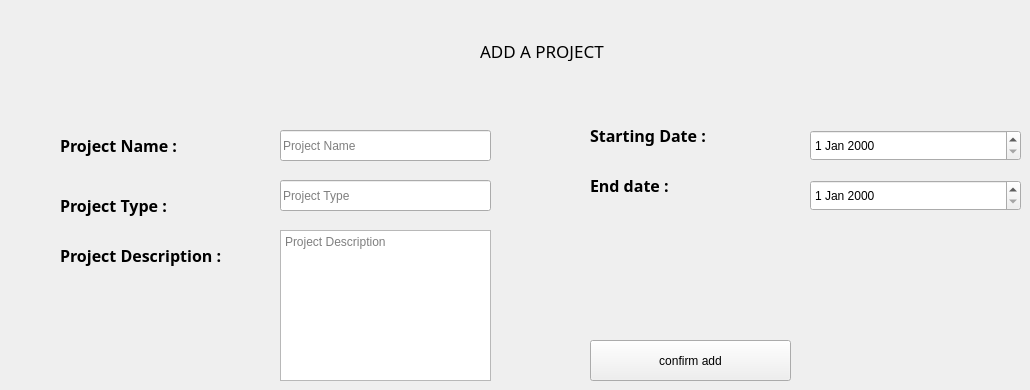
                 <widget class="QWidget" name="addProjectPage_6">
                  <widget class="QLineEdit" name="projectNameInput_11">
                   <property name="geometry">
                    <rect>
                     <x>280</x>
                     <y>130</y>
                     <width>211</width>
                     <height>31</height>
                    </rect>
                   </property>
                   <property name="styleSheet">
                    <string notr="true"/>
                   </property>
                   <property name="placeholderText">
                    <string>Project Name</string>
                   </property>
                  </widget>
                  <widget class="QTextEdit" name="ProjectDescInput_11">
                   <property name="geometry">
                    <rect>
                     <x>280</x>
                     <y>230</y>
                     <width>211</width>
                     <height>151</height>
                    </rect>
                   </property>
                   <property name="styleSheet">
                    <string notr="true"/>
                   </property>
                   <property name="placeholderText">
                    <string>Project Description</string>
                   </property>
                  </widget>
                  <widget class="QDateEdit" name="dateDebutInput_11">
                   <property name="geometry">
                    <rect>
                     <x>810</x>
                     <y>130</y>
                     <width>211</width>
                     <height>31</height>
                    </rect>
                   </property>
                   <property name="styleSheet">
                    <string notr="true"/>
                   </property>
                   <property name="readOnly">
                    <bool>false</bool>
                   </property>
                  </widget>
                  <widget class="QDateEdit" name="dateFinInput_11">
                   <property name="geometry">
                    <rect>
                     <x>810</x>
                     <y>180</y>
                     <width>211</width>
                     <height>31</height>
                    </rect>
                   </property>
                   <property name="styleSheet">
                    <string notr="true"/>
                   </property>
                  </widget>
                  <widget class="QLabel" name="label_71">
                   <property name="geometry">
                    <rect>
                     <x>60</x>
                     <y>120</y>
                     <width>161</width>
                     <height>51</height>
                    </rect>
                   </property>
                   <property name="font">
                    <font>
                     <family>Nirmala UI Semilight</family>
                     <pointsize>12</pointsize>
                     <weight>75</weight>
                     <bold>true</bold>
                    </font>
                   </property>
                   <property name="styleSheet">
                    <string notr="true"/>
                   </property>
                   <property name="text">
                    <string>Project Name : </string>
                   </property>
                  </widget>
                  <widget class="QLineEdit" name="projectTypeInput_11">
                   <property name="geometry">
                    <rect>
                     <x>280</x>
                     <y>180</y>
                     <width>211</width>
                     <height>31</height>
                    </rect>
                   </property>
                   <property name="styleSheet">
                    <string notr="true"/>
                   </property>
                   <property name="placeholderText">
                    <string>Project Type</string>
                   </property>
                  </widget>
                  <widget class="QLabel" name="label_73">
                   <property name="geometry">
                    <rect>
                     <x>60</x>
                     <y>230</y>
                     <width>201</width>
                     <height>51</height>
                    </rect>
                   </property>
                   <property name="font">
                    <font>
                     <family>Nirmala UI Semilight</family>
                     <pointsize>12</pointsize>
                     <weight>75</weight>
                     <bold>true</bold>
                    </font>
                   </property>
                   <property name="styleSheet">
                    <string notr="true"/>
                   </property>
                   <property name="text">
                    <string>Project Description : </string>
                   </property>
                  </widget>
                  <widget class="QLabel" name="label_74">
                   <property name="geometry">
                    <rect>
                     <x>590</x>
                     <y>110</y>
                     <width>201</width>
                     <height>51</height>
                    </rect>
                   </property>
                   <property name="font">
                    <font>
                     <family>Nirmala UI Semilight</family>
                     <pointsize>12</pointsize>
                     <weight>75</weight>
                     <bold>true</bold>
                    </font>
                   </property>
                   <property name="styleSheet">
                    <string notr="true"/>
                   </property>
                   <property name="text">
                    <string>Starting Date : </string>
                   </property>
                  </widget>
                  <widget class="QLabel" name="label_75">
                   <property name="geometry">
                    <rect>
                     <x>590</x>
                     <y>160</y>
                     <width>201</width>
                     <height>51</height>
                    </rect>
                   </property>
                   <property name="font">
                    <font>
                     <family>Nirmala UI Semilight</family>
                     <pointsize>12</pointsize>
                     <weight>75</weight>
                     <bold>true</bold>
                    </font>
                   </property>
                   <property name="styleSheet">
                    <string notr="true"/>
                   </property>
                   <property name="text">
                    <string>End date : </string>
                   </property>
                  </widget>
                  <widget class="QLabel" name="label_76">
                   <property name="geometry">
                    <rect>
                     <x>60</x>
                     <y>180</y>
                     <width>201</width>
                     <height>51</height>
                    </rect>
                   </property>
                   <property name="font">
                    <font>
                     <family>Nirmala UI Semilight</family>
                     <pointsize>12</pointsize>
                     <weight>75</weight>
                     <bold>true</bold>
                    </font>
                   </property>
                   <property name="styleSheet">
                    <string notr="true"/>
                   </property>
                   <property name="text">
                    <string>Project Type :</string>
                   </property>
                  </widget>
                  <widget class="QLabel" name="projet_title_11">
                   <property name="geometry">
                    <rect>
                     <x>480</x>
                     <y>40</y>
                     <width>181</width>
                     <height>21</height>
                    </rect>
                   </property>
                   <property name="font">
                    <font>
                     <family>Nirmala UI Semilight</family>
                     <pointsize>13</pointsize>
                     <weight>50</weight>
                     <bold>false</bold>
                    </font>
                   </property>
                   <property name="text">
                    <string>ADD A PROJECT</string>
                   </property>
                  </widget>
                  <widget class="QLabel" name="projet_list_icon_7">
                   <property name="geometry">
                    <rect>
                     <x>660</x>
                     <y>20</y>
                     <width>50</width>
                     <height>50</height>
                    </rect>
                   </property>
                   <property name="font">
                    <font>
                     <pointsize>6</pointsize>
                     <weight>75</weight>
                     <bold>true</bold>
                    </font>
                   </property>
                   <property name="text">
                    <string/>
                   </property>
                   <property name="pixmap">
                    <pixmap resource="resource.qrc">:/icon/icon/edit_1443396.png</pixmap>
                   </property>
                   <property name="scaledContents">
                    <bool>true</bool>
                   </property>
                  </widget>
                  <widget class="QPushButton" name="AddButton_11">
                   <property name="geometry">
                    <rect>
                     <x>590</x>
                     <y>340</y>
                     <width>201</width>
                     <height>41</height>
                    </rect>
                   </property>
                   <property name="text">
                    <string>confirm add</string>
                   </property>
                   <property name="checkable">
                    <bool>true</bool>
                   </property>
                  </widget>
                  <widget class="QLabel" name="projet_confirm_icon_6">
                   <property name="geometry">
                    <rect>
                     <x>760</x>
                     <y>310</y>
                     <width>50</width>
                     <height>50</height>
                    </rect>
                   </property>
                   <property name="text">
                    <string/>
                   </property>
                   <property name="pixmap">
                    <pixmap resource="resource.qrc">:/icon/icon/check-mark_1207330.png</pixmap>
                   </property>
                   <property name="scaledContents">
                    <bool>true</bool>
                   </property>
                  </widget>
                 </widget>
